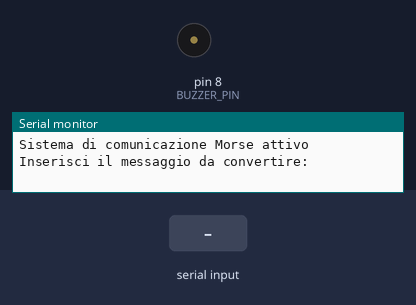
This sketch was run on a simulated Arduino Uno, built with avr-gcc and run on an emulated ATmega328P. Parts: buzzer (waves = sounding), the last lines printed to the serial monitor. Inputs (shaded band) come from the test bench.

Above: at 1.2 s.
1.3 s: "90 45\n" received over Serial
At 1.7 s:
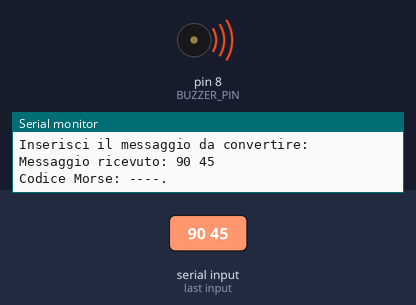
Timing chart, 0 to 10.3 s (numbered marks = the images above; inputs shaded):
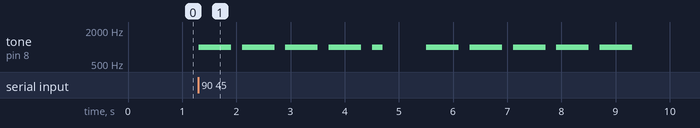

Measured:
- after the input at 1.3 s, tone on pin 8 (BUZZER_PIN): goes 4 × (1000 Hz 0.60 s, silent 0.20 s), 1000 Hz 0.20 s, silent 0.80 s, 4 × (1000 Hz 0.60 s, silent 0.20 s), 1000 Hz 0.60 s, then silent, starting at once

The sketch:

Buzzer_06_codice_morse.ino
```cpp
// Comunicazione in codice Morse
const int BUZZER_PIN = 8;

// Parametri temporali del codice Morse (in ms)
const int dotDuration = 200;
const int dashDuration = dotDuration * 3;
const int symbolPause = dotDuration;
const int letterPause = dotDuration * 3;
const int wordPause = dotDuration * 7;

// Dizionario Morse per lettere e numeri
String morseDict[] = {
  ".-", "-...", "-.-.", "-..", ".", "..-.", "--.", "....", "..", ".---", // A-J
  "-.-", ".-..", "--", "-.", "---", ".--.", "--.-", ".-.", "...", "-",  // K-T
  "..-", "...-", ".--", "-..-", "-.--", "--..",                         // U-Z
  "-----", ".----", "..---", "...--", "....-",                          // 0-4
  ".....", "-....", "--...", "---..", "----."}                           // 5-9
;

void setup() {
  pinMode(BUZZER_PIN, OUTPUT);
  Serial.begin(9600);
  Serial.println("Sistema di comunicazione Morse attivo");
  Serial.println("Inserisci il messaggio da convertire:");
}

void loop() {
  // Controlla se ci sono dati disponibili dalla seriale
  if (Serial.available() > 0) {
    String message = Serial.readStringUntil('\n');
    Serial.print("Messaggio ricevuto: ");
    Serial.println(message);
    Serial.print("Codice Morse: ");

    // Converte e riproduce il messaggio
    for (int i = 0; i < message.length(); i++) {
      char c = toupper(message.charAt(i));

      if (c == ' ') {
        // Pausa tra parole
        Serial.print("   ");
        delay(wordPause);
      } else if (c >= 'A' && c <= 'Z') {
        // Lettere
        String morse = morseDict[c - 'A'];
        Serial.print(morse + " ");
        playMorseCode(morse);
        delay(letterPause);
      } else if (c >= '0' && c <= '9') {
        // Numeri
        String morse = morseDict[26 + (c - '0')];
        Serial.print(morse + " ");
        playMorseCode(morse);
        delay(letterPause);
      }
    }

    Serial.println("\nMessaggio completato!");
  }
}

void playMorseCode(String code) {
  for (int i = 0; i < code.length(); i++) {
    if (code.charAt(i) == '.') {
      // Punto
      tone(BUZZER_PIN, 1000);
      delay(dotDuration);
    } else if (code.charAt(i) == '-') {
      // Linea
      tone(BUZZER_PIN, 1000);
      delay(dashDuration);
    }

    // Ferma il tono e attendi prima del prossimo simbolo
    noTone(BUZZER_PIN);
    delay(symbolPause);
  }
}
```
